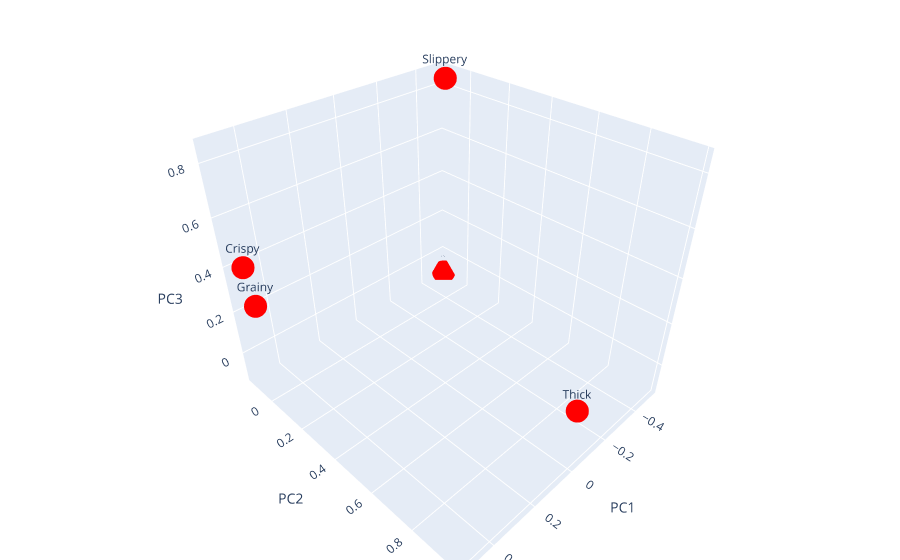

The cell this chart's notebook holds for it:
### Code cell
# 3D loading plot
loadings_label = df_loadings.index
fig = px.scatter_3d(df_loadings, x='PC1', y='PC2', z='PC3', text=loadings_label)
fig.update_traces(marker=dict(color='red'))
fig.update_layout(margin=dict(l=0, r=0, b=0, t=0))
fig.show()

### Figure 1 — Plotly figure (JSON) as saved in the notebook; plotly's stock layout.template omitted (floating-point values rounded to 4 significant figures)
{"data": [{"hovertemplate": "PC1=%{x}<br>PC2=%{y}<br>PC3=%{z}<br>index=%{text}<extra></extra>", "legendgroup": "", "marker": {"color": "red", "symbol": "circle"}, "mode": "markers+text", "name": "", "scene": "scene", "showlegend": false, "text": ["Thick", "Grainy", "Slippery", "Crispy", "Melting"], "type": "scatter3d", "x": [-0.03391, 0.511, -0.474, 0.5036, -0.5093], "y": [0.9834, -0.0424, -0.07643, -0.09317, -0.129], "z": [0.1026, 0.2765, 0.8534, 0.4145, -0.1139]}], "layout": {"legend": {"tracegroupgap": 0}, "margin": {"b": 0, "l": 0, "r": 0, "t": 0}, "scene": {"domain": {"x": [0, 1], "y": [0, 1]}, "xaxis": {"title": {"text": "PC1"}}, "yaxis": {"title": {"text": "PC2"}}, "zaxis": {"title": {"text": "PC3"}}}}}
